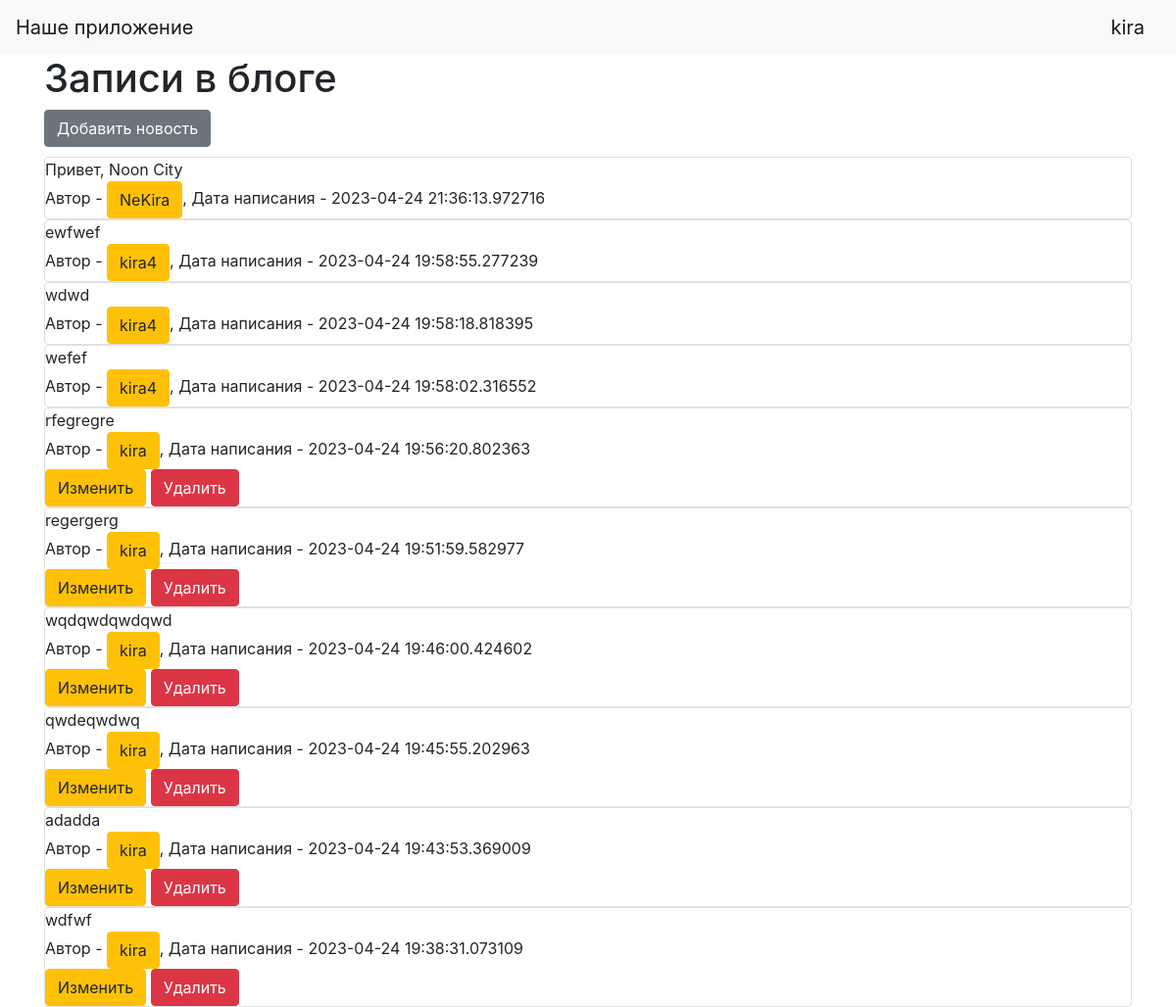
The page /index (signed in) on the database its author committed.
### data/users.py (models this page shows, shortened)
class User(SqlAlchemyBase, UserMixin):
    __tablename__ = 'citizens'
    id = sqlalchemy.Column(sqlalchemy.Integer,
                           primary_key=True, autoincrement=True)
    name = sqlalchemy.Column(sqlalchemy.String, index=True, nullable=True)
    email = sqlalchemy.Column(sqlalchemy.String,
                              index=True, nullable=True) #, unique=True)
    hashed_password = sqlalchemy.Column(sqlalchemy.String, nullable=True)
    sex = sqlalchemy.Column(sqlalchemy.String, nullable=True)
    job = sqlalchemy.Column(sqlalchemy.String, nullable=True)
    reputation = sqlalchemy.Column(sqlalchemy.String, nullable=True)
    gun = sqlalchemy.Column(sqlalchemy.String, nullable=True)
    news = orm.relationship("News", back_populates='user')

### data/news.py (models this page shows)
class News(SqlAlchemyBase):
    __tablename__ = 'news'
    id = sqlalchemy.Column(sqlalchemy.Integer,
                           primary_key=True, autoincrement=True)
    content = sqlalchemy.Column(sqlalchemy.String, nullable=True)
    created_date = sqlalchemy.Column(sqlalchemy.DateTime,
                                     default=datetime.datetime.now)
    user_id = sqlalchemy.Column(sqlalchemy.Integer,
                                sqlalchemy.ForeignKey("citizens.id"))
    user = orm.relationship('User')

### server.py (the view)
@app.route('/')
@app.route('/index')
def index():
    db_sess = db_session.create_session()
    param = {}
    param['title'] = 'Новости Noon City'
    param['news'] = db_sess.query(News)[::-1]
    if current_user.is_authenticated:
        pass
    else:
        pass  #  тут нужно убрать у зареганного ползователя кнопки войти и зарегаться, и заменить их на оставить запись
    return render_template('index.html', **param)

### data/db_session.py (called while the page is built)
def create_session() -> Session:
    global __factory
    return __factory()

### server.py (called while the page is built)
@login_manager.user_loader
def load_user(user_id):
    db_sess = db_session.create_session()
    return db_sess.query(User).get(user_id)

### templates/index.html
{% extends "base.html" %}
{% block content %}
<h1>Записи в блоге<br>
    {% if current_user.is_authenticated %}
    <a href="news" class="btn btn-secondary">Добавить новость</a>
    {% endif %}</h1>
{% for item in news%}
<div class="col-md6 border rounded">
    <div>
        {{item.content}}
    </div>
    <div>
        Автор - <a href="/profile/{{ item.user_id }}" class="btn btn-warning">
        {{ item.user.name }}
    </a>, Дата написания - {{item.created_date}}
    </div>
    {% if current_user.is_authenticated and current_user == item.user %}
    <div>
        <a href="/news/{{ item.id }}" class="btn btn-warning">
            Изменить
        </a>
        <a href="/news_delete/{{ item.id }}" class="btn btn-danger">
            Удалить
        </a>
    </div>
    {% endif %}
</div>
{% endfor %}
{% endblock %}

### templates/base.html (shortened to what this page needs)
<!doctype html>
<html lang="en">
<head>
    <link rel="stylesheet"
          href="https://stackpath.bootstrapcdn.com/bootstrap/4.4.1/css/bootstrap.min.css"
>
</head>
<body>
<header>
    <nav class="navbar navbar-light bg-light">
        <a class="navbar-brand" href="#">Наше приложение</a>
        {% if current_user.is_authenticated %}
        <a class="navbar-brand" href="/logout">{{ current_user.name }}</a>
        {% else %}
        <p>
            <a class="btn btn-primary " href="/register">Зарегистрироваться</a>
            <a class="btn btn-success" href="/login">Войти</a>
        </p>
        {% endif %}
    </nav>
</header>
<main role="main" class="container">
    {% block content %}{% endblock %}
</main>
</body>
</html>

### rows shown on the page
User: name "kira"
News: content "Привет, Noon City", user.name "NeKira", created_date "2023-04-24 21:36:13.972716"
News: content "ewfwef", user.name "kira4", created_date "2023-04-24 19:58:55.277239"
News: content "wdwd", user.name "kira4", created_date "2023-04-24 19:58:18.818395"
News: content "wefef", user.name "kira4", created_date "2023-04-24 19:58:02.316552"
News: content "rfegregre", user.name "kira", created_date "2023-04-24 19:56:20.802363"
News: content "regergerg", user.name "kira", created_date "2023-04-24 19:51:59.582977"
News: content "wqdqwdqwdqwd", user.name "kira", created_date "2023-04-24 19:46:00.424602"
News: content "qwdeqwdwq", user.name "kira", created_date "2023-04-24 19:45:55.202963"
News: content "adadda", user.name "kira", created_date "2023-04-24 19:43:53.369009"
News: content "wdfwf", user.name "kira", created_date "2023-04-24 19:38:31.073109"
